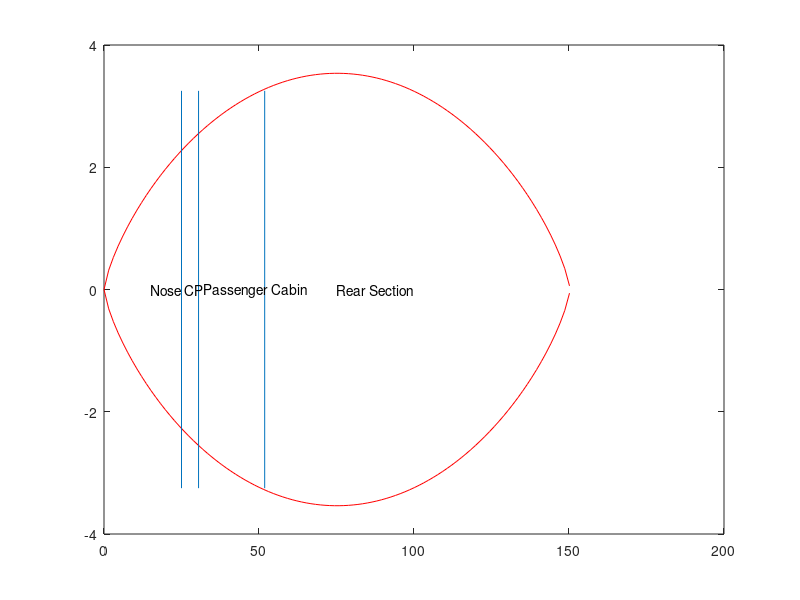

Here is the MATLAB script that generated this plot:
%% Fuselage Preliminary Design % Sadraey %
% Meta
% FUSELAGE DESIGN CHANGED TO SEARS-HAACK BODY
% Total Length Extended to 150ft
%%
% Test Change in GITHUB
% Design Requirements 
% Main: Accomodate Passengers
% Secondary: Must accomodate crew, landing gear, fuel, systems, empennage
% Optimization: Low Drag, Positive Lift generation, low weight, comfort,
% structural flight, external symmetry, low wetted area
%% Load Aircraft Variables
if ~exist('Wt', 'var')
   clc;
   clear;
   load('aircraft_vars.mat'); 
   close all;
end

%% Determine Number of Passengers and Crew
n_p = 8; % number of passengers
n_c = 2; % number of crew members
%% Establish Human Size and Target Passenger
% Passengers will be from U.S.
% Figures 7.5 and 7.6
% Design for passengers that are 5' 2" - 6' 3"
% Arm length 2.6 ft
% Chair Height 1.6 ft
% Shoulder to Shoulder 2ft
%% Cockpit % Sadraey %
% Distance from spine to taxi instrument 3.5 ft
% 1ft minimum from butt to floor
% 4 - 10 cm
T_w = 0.23; % ft with 7 cm wall thickness
L_CP = 5.5; %ft preliminary choice
W_pilot = 15/12; % distance between pilot seats (aisle) ft 
% Table 7.4
W_CPs = 20/12; % seat width cockpit ft
W_CP = 2*W_CPs + W_pilot; % Cockpit Width interior
% Equation 7.9 
D_CP = W_CP + 2*T_w; % diameter of cockpit with thickness included
% Must look into instrumentation sizing
fprintf('Cockpit Diameter is %0.2f ft \n',D_CP)
fprintf('Cockpit Length is %0.2f ft \n',L_CP)
%% Passenger Cargo
% pg 369 Eq 7.4
v_b = 5.156; % average bag/luggage size ft^3
v_btotal = n_p * v_b; %ft^3


%% L/D length to diameter ratio
% Table 7.7
% L/D for Concorde is 23.
% shooting for this range
%% Passenger Cabin % Sadraey %
% Calculate Cabin Diameter
W_s = 25/12 ; % seat width ft
% Table 7.3
W_a = 23/12; % aisle distance ft
W_C = 2*W_s + W_a; % Interior Cabin Width ft
% Equation 7.9
D_C = W_C + 2*T_w; % Cabin Diameter ft

% Calculate Cabin Length
P_s = 40/12; % seat pitch or distance between seats (ft)

n_r = n_p/2; % number of rows
% Equation 7.1
L_C = n_r*P_s+8; % Cabin Length
fprintf('Passenger Cabin Diameter is %0.2f ft \n',D_C)
fprintf('Passenger Cabin Length is %0.2f ft \n',L_C)
% Headroom from Table 7.4
% Will we have carry-on over or same level?
Headroom = 66.912; %ft for first class
% Must also consider lavatory

%% Cargo
% Depends on volume and will most likely be beneath passenger cabin
%% Nose Design
% Look at supersonic design and weight and balance
L_n = 25; % arbitrary length of nose ft
% Looking at the SEARS-HACK Body Equation from WIKIPEDIA
% x = linspace(0,0.5,100); % range
% R_max = 2; % arbitrary maximum nose radius ft
% V_n = (3*pi^2/16 * R_max^2*L_n)/2; % Volume of nose
% S_x = pi*R_max^2*(4*x.*(1-x)).^(3/2); % nose cross sectional area
% r_x = R_max*(4*x.*(1-x)).^(3/4);% nose radius
% FigHandle = figure('Position', [250, 250, L_n*40, R_max*40]);
% figure(1)
% plot(2*x*L_n,r_x,'r',2*x*L_n,-r_x,'r')
% title('Sears-Hack Body Nose Design')
% Based on Wave Drag Equation, wave drag is reduced by increasing length
% and decreasing volume
% calculated from the derivative of the radius
% Theta = 16.4223 degrees
% Beta = 58.471 degrees
% Oblique Shock Ma2 = 1.06
%% Rear Section
% Will Include Tail and Wing as well for supersonic aircraft.

L_R = 98.33; % arbitrary length of rear section ft


%% Length to Diameter Ratio Fineness Ratio
L_N = 25; % arbitrary length of nose ft
%% Length of Fuselage
% Equation 7.10 
L_F = L_CP + L_C + L_N + L_R; % Total Fuselage Length
fprintf('The fuselage length is %0.2f ft \n',L_F)
%% Length to Diameter Ratio
Dmax = 100/12;
LF_DF = L_F/Dmax; 
fprintf('The L/D ratio for the fuselage is %0.2f  \n',LF_DF)
%% Fuel Tanks
m_f = 182377.09/9.81; % kg of fuel
% Table 7.8 for fuel types and density
rho_f = 840; % kg/m^3
V_f = m_f/rho_f; % m^3
V_f = V_f * 35.31; % ft^3
fprintf('The fuel tank volume is %0.2f ft^3 \n',1.2*V_f)
%% Volume of Bottom Half
% Equation 7.4a
V_bot = 0.5* (pi*W_C^2/4*(L_C+L_R));
fprintf('The bottom volume for the fuselage is %0.2f ft^3 \n',V_bot)
%% SEARS-HACK FUSELAGE
% Look at supersonic design and weight and balance
L_F2 = L_F; % arbitrary length of nose ft
% Looking at the SEARS-HACK Body Equation from WIKIPEDIA
x = linspace(0,1,100); % range
x_2 = linspace(0,150*12,100);
R_max = D_C/2; % arbitrary maximum nose radius ft
V_n = (3*pi^2/16 * R_max^2*L_F2)/2;
S_x = pi*R_max^2*(4*x.*(1-x)).^(3/2); % nose cross sectional area
r_x = R_max*(4*x.*(1-x)).^(3/4);
r_x2 = ((1/(12.*L_F2)).*(4.*x_2.*(12.*L_F2-x_2)).^.75)/12; % Solidworks
figure('Position', [250, 250, L_F2*40, R_max*40]);
%figure(1)
x_CP = L_n+L_CP;
x_C = x_CP + L_C;
plot(x*L_F2,r_x2,'r',x*L_F2,-r_x2,'r')
line([L_n L_n], [-3.25 3.25]);
line([x_CP x_CP], [-3.25 3.25]);
line([x_C x_C], [-3.25 3.25]);


text(32,0,'Passenger Cabin')
text(26,0,'CP')
text(15,0,'Nose')
text(75,0,'Rear Section')
%title('Haack Body Fuselage Design')
%%
% z = L_F*x;
% Z = meshgrid(z,z);
% Theta = linspace(0,2*pi,100);
% [R ,PHI] = meshgrid(r_x,Theta);
% FigHandle = figure('Position', [50, 50, 600, 600]);
% surf(R.*cos(PHI), R.*sin(PHI), Z);
% view(3)
% set(gca,'zdir','reverse')
% colormap hsv
% axis equal
